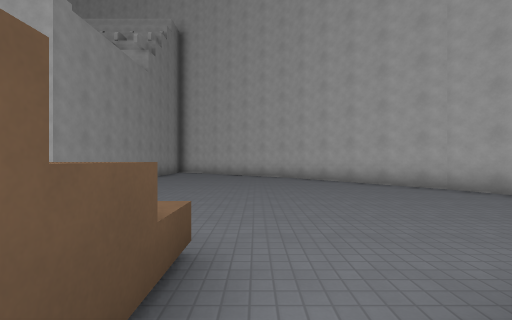
View 1 (above)

24 first-person views from a walk through a level from a Godot 3-D game. The camera is 1.4 m above the floor, looks level and sees 90° across. The floor is counted in squares, 2 m on a side. Each view is taken from the middle of a square. On the plan, view 1 faces up. The plan holds only what a view shows up to about 9 squares ahead; the rest is blank. The place goes on beyond the plan. Flat picture figures and markers are left out. Surface patterns are stand-ins for the level's own textures.

View 2
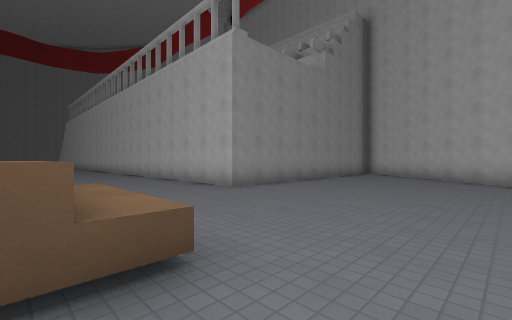

View 3
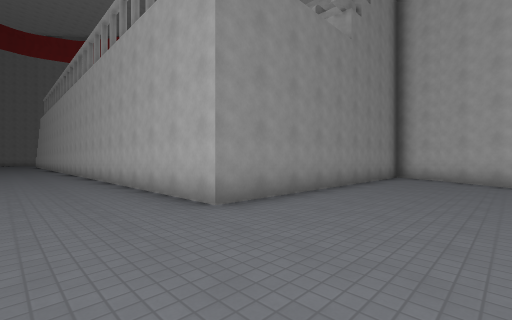

View 4
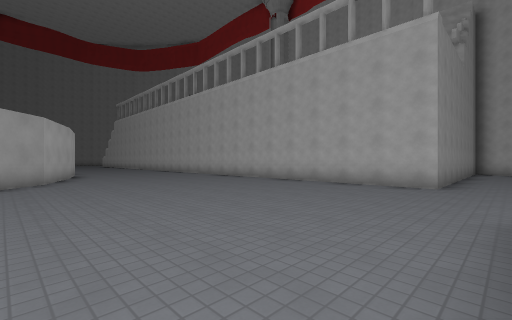

View 5
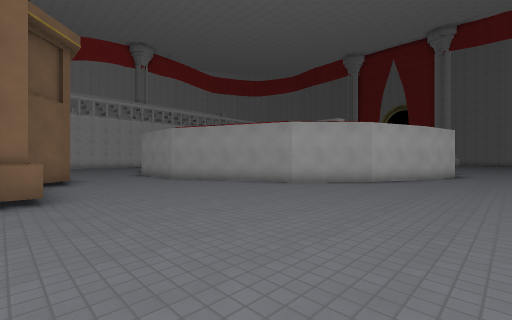

View 6
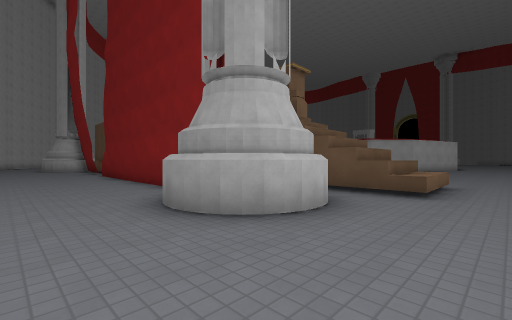

View 7
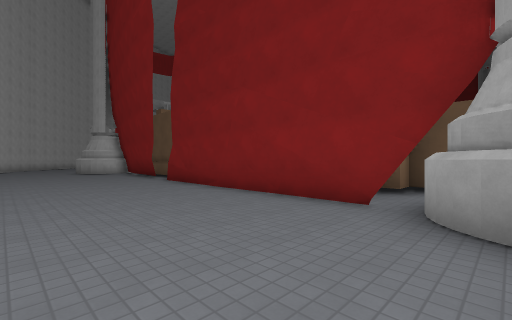

View 8
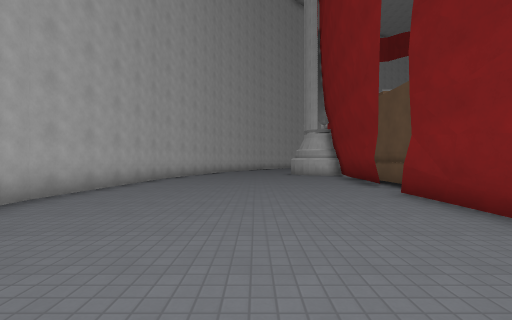

View 9
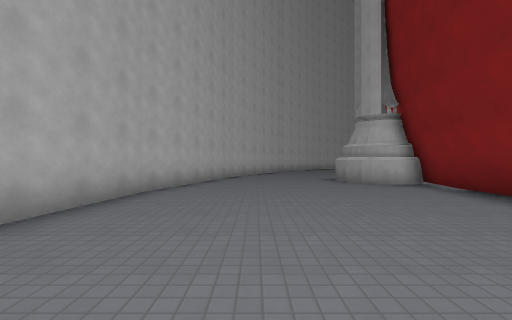

View 10
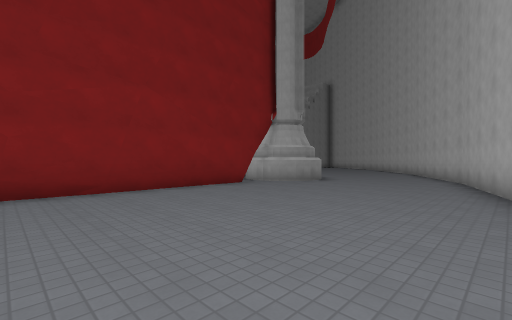

View 11
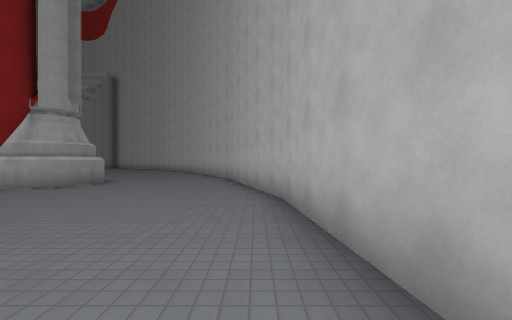

View 12
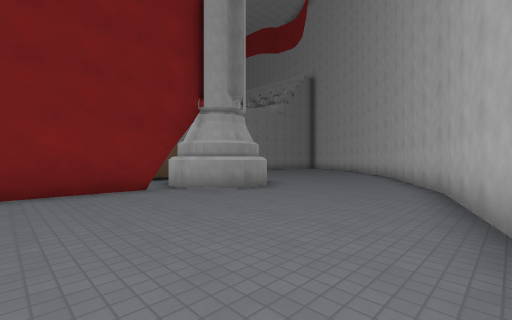

View 13
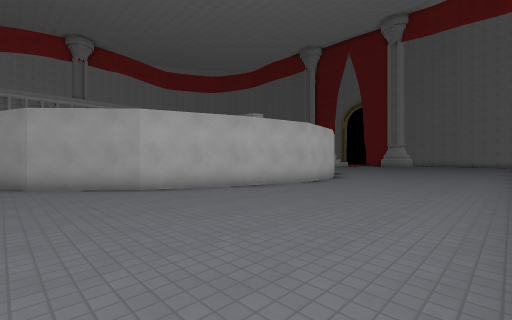

View 14
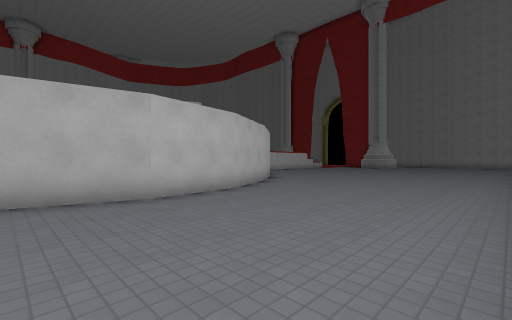

View 15
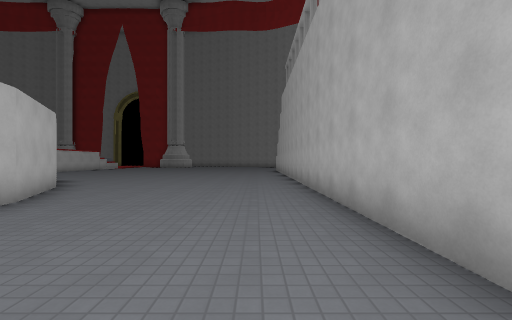

View 16
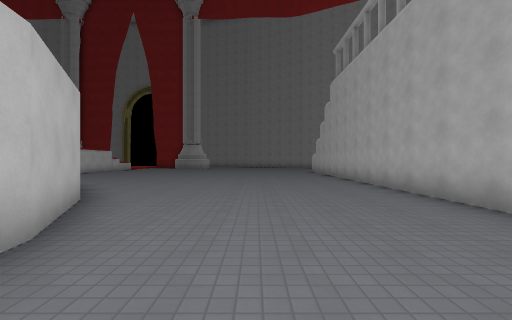

View 17
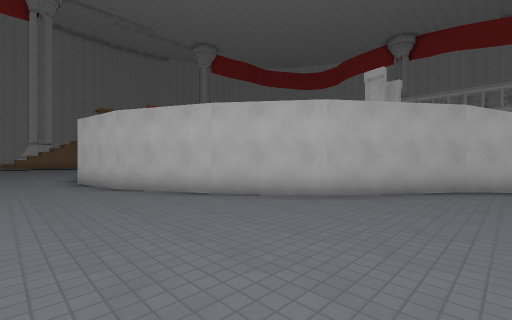

View 18
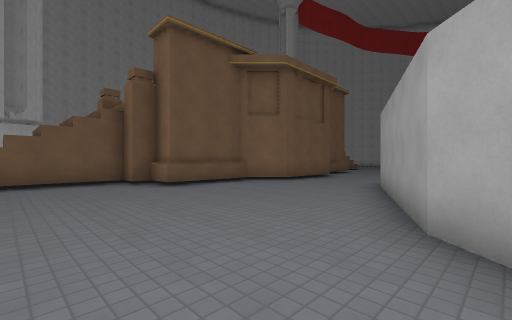

View 19
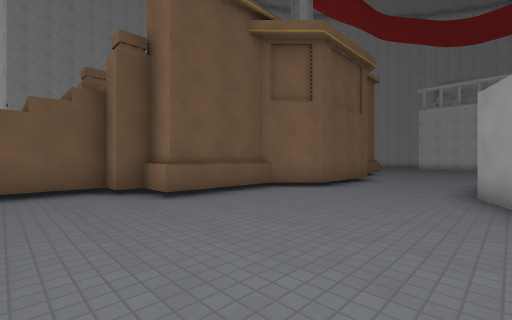

View 20
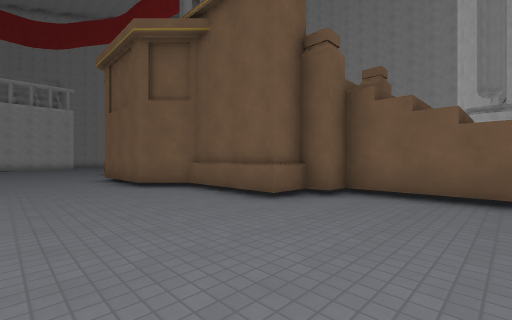

View 21
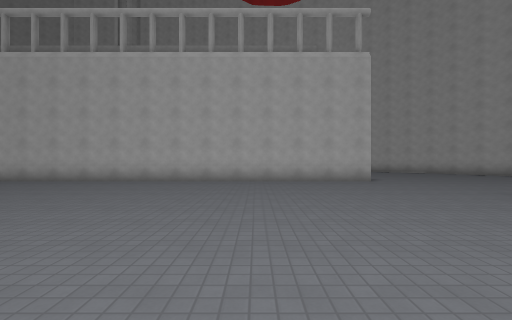

View 22
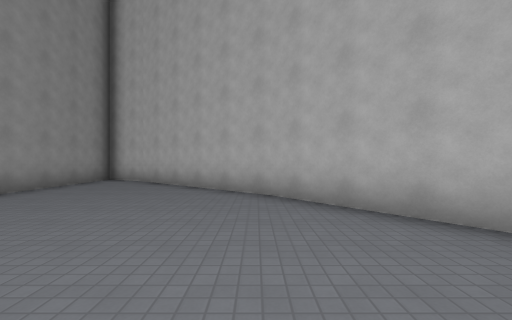

View 23
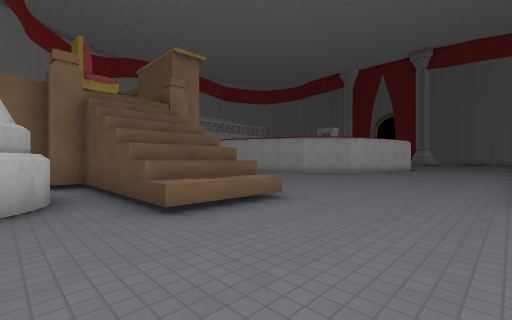

View 24
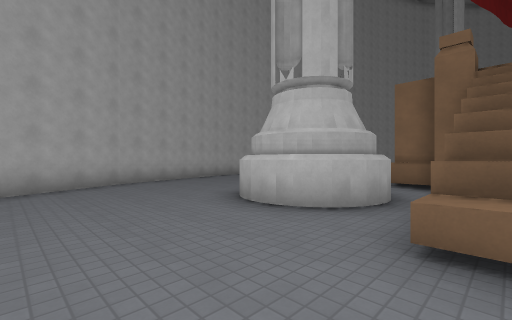

### Floor plan
Key: @ floor where view 1 was taken; # wall or solid block; x gap in a wall; . floor; ^ raised ledge.
Columns run from 26 left of view 1 to 9 right of it. Each row starts with its distance up from view 1.
 14                      ####
 13                      #..##
 12                      #...##
 11                      #....###
 10                      #......##
  9                      #.......#
  8                      #.......##
  7                      #........##
  6 ######################.........##
  5 ................................#
  4 ................................##
  3 .................................#
  2 ........................^^.......##
  1 ........................^^..#.....#
  0 .......#####............##@###....#
 -1 .....###   ###..........##.###....#
 -2 ....##       ##.........##..#.....##
 -3 ...##         ##.......####.x......#
 -4 ..##           ##.....##  ###......#
 -5 .##             #.....#     #......#
 -6 ##              ##....#     #......#
 -7                  #...##     #......#
 -8                   ...#      #......#
 -9                   ...#     ##......#
-10                   ...##    #.......#
-11                   ....#    ##......#
-12                   ....#    ##......#
-13                   ....#    #.......#
-14                   ....^##  #.......#
-15                   ......#  #......##
-16                   ......#  ###....#
-17                   ......#    #....#

Where each view was taken, in squares from view 1:
view 1: 0 up, 0 right, facing up
view 2: 1 up, 1 right, facing up-left
view 3: 3 up, 1 left, facing up-left
view 4: 2 down, 3 left, facing up-left
view 5: 2 up, 4 left, facing down-left
view 6: 3 up, 5 right, facing down-left
view 7: 1 down, 6 right, facing down-left
view 8: 4 down, 5 right, facing down
view 9: 8 down, 6 right, facing down
view 10: 8 down, 8 right, facing up-left
view 11: 8 down, 8 right, facing up
view 12: 5 down, 8 right, facing up-left
view 13: 5 up, 10 left, facing down-left
view 14: 5 up, 15 left, facing down-left
view 15: 4 up, 15 left, facing left
view 16: 2 up, 17 left, facing left
view 17: 2 up, 26 left, facing down-right
view 18: 0 up, 11 left, facing down-right
view 19: 1 down, 9 left, facing down-right
view 20: 17 down, 8 left, facing up-right
view 21: 3 down, 8 left, facing up
view 22: 5 up, 1 right, facing up
view 23: 5 up, 1 right, facing down-left
view 24: 4 up, 1 left, facing down-right
